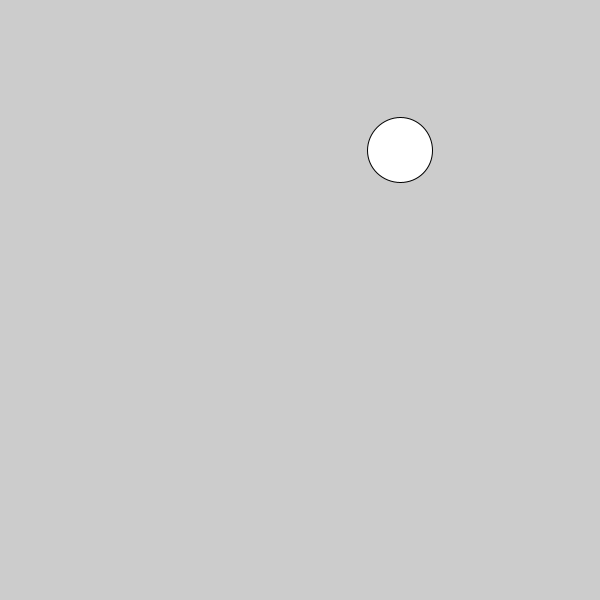
Frame 1 (no input)
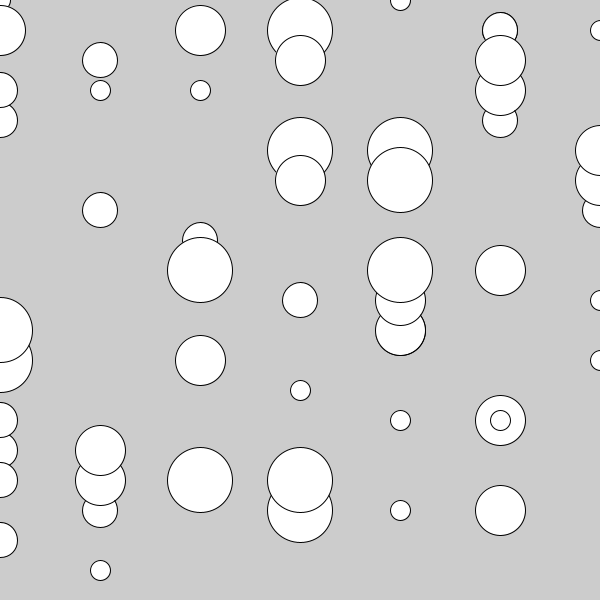
Frame 60 (the mouse pressed at the canvas centre just before this capture)
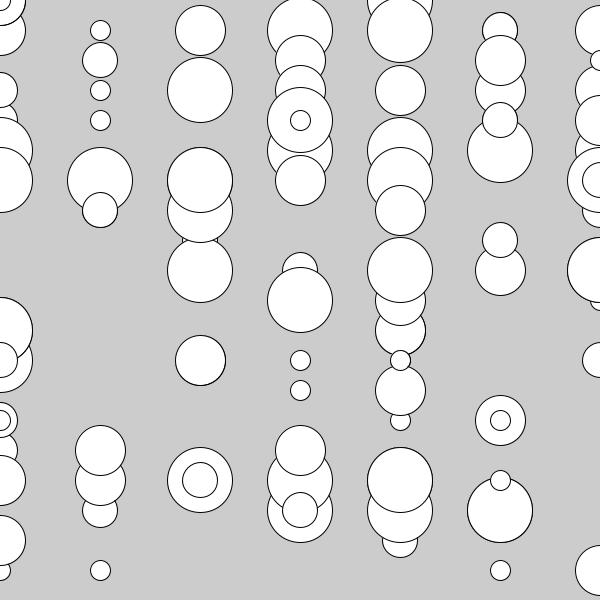
Frame 120 (the mouse held since frame 60 and released just before this capture)

The Processing sketch that drew these frames (run headless with seeded random() and noise(); from frame 60 on, the mouse is pressed at the canvas centre):

// Processing sketch: s22_possible_options
// ── s22_possible_options.pde
void setup() {
  size(600, 600);
}
void draw() {
  // 7 possible x values
  float x = map(floor(random(7)), 0, 6, 0, width);
  
  // 20 possible y values
  float y = map(floor(random(20)), 0, 20, 0, height);
  
  // 4 possible sizes
  float sz = map(floor(random(4)), 0, 4, 20, 80);
  
  ellipse(x, y, sz, sz);
}
